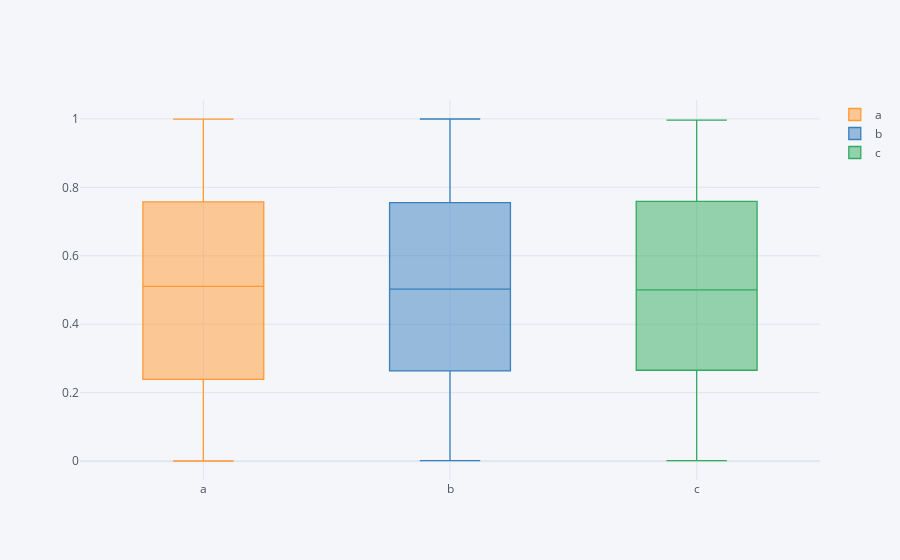

Source (notebook cell):
### Code cell
df4.iplot(kind = 'box')

### Figure 1 — Plotly figure (JSON) as saved in the notebook; plotly's stock layout.template omitted (floating-point values rounded to 4 significant figures; data arrays with more than 128 entries replaced by an {"elided": "..."} marker saying what was removed)
{"data": [{"boxpoints": false, "line": {"width": 1.3}, "marker": {"color": "rgba(255, 153, 51, 1.0)"}, "name": "a", "orientation": "v", "type": "box", "y": {"elided": "1000 float values"}}, {"boxpoints": false, "line": {"width": 1.3}, "marker": {"color": "rgba(55, 128, 191, 1.0)"}, "name": "b", "orientation": "v", "type": "box", "y": {"elided": "1000 float values"}}, {"boxpoints": false, "line": {"width": 1.3}, "marker": {"color": "rgba(50, 171, 96, 1.0)"}, "name": "c", "orientation": "v", "type": "box", "y": {"elided": "1000 float values"}}], "layout": {"legend": {"bgcolor": "#F5F6F9", "font": {"color": "#4D5663"}}, "paper_bgcolor": "#F5F6F9", "plot_bgcolor": "#F5F6F9", "title": {"font": {"color": "#4D5663"}}, "xaxis": {"gridcolor": "#E1E5ED", "showgrid": true, "tickfont": {"color": "#4D5663"}, "title": {"font": {"color": "#4D5663"}, "text": ""}, "zerolinecolor": "#E1E5ED"}, "yaxis": {"gridcolor": "#E1E5ED", "showgrid": true, "tickfont": {"color": "#4D5663"}, "title": {"font": {"color": "#4D5663"}, "text": ""}, "zerolinecolor": "#E1E5ED"}}}
